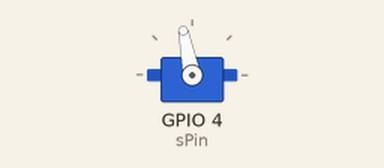
Recording of a program running on a simulated Raspberry Pi (BCM pin numbers). Parts: servo. Servo angles are drawn from the pulse width (0.5 ms = 0°, 2.5 ms = 180°). At 8.0 s the program stops and its outputs stay as they are.

Above: at 0.1 s.
At 5.1 s:
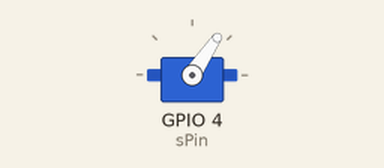
At 7.1 s:
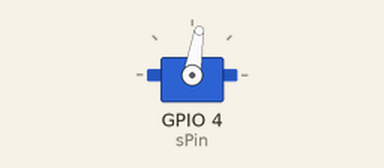
Timing chart, 0 to 8.6 s (numbered marks = the images above):
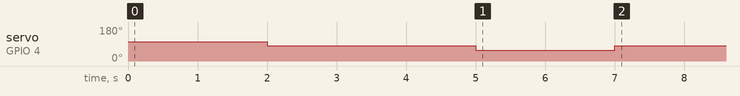

The program:

test.py
```python
import RPi.GPIO as GPIO
from time import sleep


def SetAngle(angle):
    sPin = 4

    GPIO.setmode(GPIO.BCM)
    GPIO.setup(sPin, GPIO.OUT)
    pwm = GPIO.PWM(sPin, 50)
    pwm.start(0)
    GPIO.setwarnings(False)

    duty = angle / 18 + 2
    GPIO.output(sPin, True)
    pwm.ChangeDutyCycle(duty)
    sleep(1)
    GPIO.output(sPin, False)
    pwm.ChangeDutyCycle(0)
    pwm.stop()
    GPIO.cleanup()


def switch_on():
    SetAngle(110) #set angle in degrees
    sleep(1)
    SetAngle(90)

def switch_off():
    SetAngle(65) #set angle in degrees
    sleep(1)
    SetAngle(90)


switch_on()

sleep(2)

switch_off()
```

Measured:
- by itself, servo on GPIO 4 (sPin): 101° → 81° at 2.0 s, → 56° 3.0 s later, → 81° 2.0 s later
